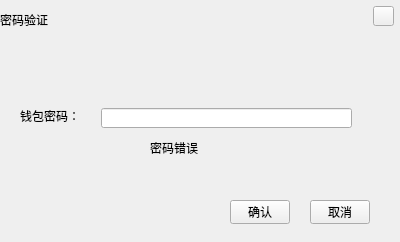
<?xml version="1.0" encoding="UTF-8"?>
<ui version="4.0">
 <class>PasswordVerifyWidgetHX</class>
 <widget class="QWidget" name="PasswordVerifyWidgetHX">
  <property name="geometry">
   <rect>
    <x>0</x>
    <y>0</y>
    <width>400</width>
    <height>242</height>
   </rect>
  </property>
  <property name="windowTitle">
   <string>Form</string>
  </property>
  <widget class="QLabel" name="title_Label">
   <property name="geometry">
    <rect>
     <x>0</x>
     <y>0</y>
     <width>400</width>
     <height>40</height>
    </rect>
   </property>
   <property name="text">
    <string>密码验证</string>
   </property>
  </widget>
  <widget class="QToolButton" name="closeBtn">
   <property name="geometry">
    <rect>
     <x>373</x>
     <y>6</y>
     <width>21</width>
     <height>20</height>
    </rect>
   </property>
   <property name="cursor">
    <cursorShape>PointingHandCursor</cursorShape>
   </property>
   <property name="text">
    <string/>
   </property>
  </widget>
  <widget class="QToolButton" name="okBtn">
   <property name="geometry">
    <rect>
     <x>230</x>
     <y>200</y>
     <width>60</width>
     <height>24</height>
    </rect>
   </property>
   <property name="cursor">
    <cursorShape>PointingHandCursor</cursorShape>
   </property>
   <property name="text">
    <string>确认</string>
   </property>
  </widget>
  <widget class="QToolButton" name="cancelBtn">
   <property name="geometry">
    <rect>
     <x>310</x>
     <y>200</y>
     <width>60</width>
     <height>24</height>
    </rect>
   </property>
   <property name="cursor">
    <cursorShape>PointingHandCursor</cursorShape>
   </property>
   <property name="text">
    <string>取消</string>
   </property>
  </widget>
  <widget class="QLineEdit" name="lineEdit">
   <property name="geometry">
    <rect>
     <x>101</x>
     <y>108</y>
     <width>251</width>
     <height>20</height>
    </rect>
   </property>
  </widget>
  <widget class="QLabel" name="label">
   <property name="geometry">
    <rect>
     <x>20</x>
     <y>105</y>
     <width>81</width>
     <height>21</height>
    </rect>
   </property>
   <property name="text">
    <string>钱包密码：</string>
   </property>
  </widget>
  <widget class="QLabel" name="tip">
   <property name="geometry">
    <rect>
     <x>150</x>
     <y>140</y>
     <width>131</width>
     <height>16</height>
    </rect>
   </property>
   <property name="text">
    <string>密码错误</string>
   </property>
  </widget>
 </widget>
 <resources/>
 <connections/>
</ui>
